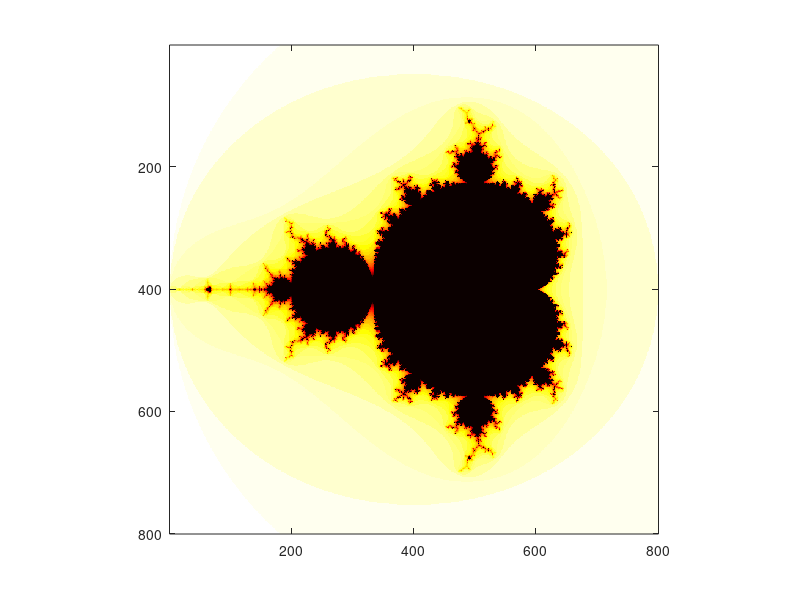

Here is the MATLAB script that generated this plot:
clear all
clc

n = 800; niter = 40;

x0 = -2;   x1 = 1;
y0 = -1.5; y1 = 1.5;

[x,y] = meshgrid(linspace(x0, x1, n), linspace(y0, y1, n));

c = x + 1i * y;
z = zeros(size(c));
k = zeros(size(c));

for ii = 1:niter
    z   = z.^2 + c;
    k(abs(z) > 2 & k == 0) = niter - ii;
end

figure,
imagesc(k),
colormap hot
axis square